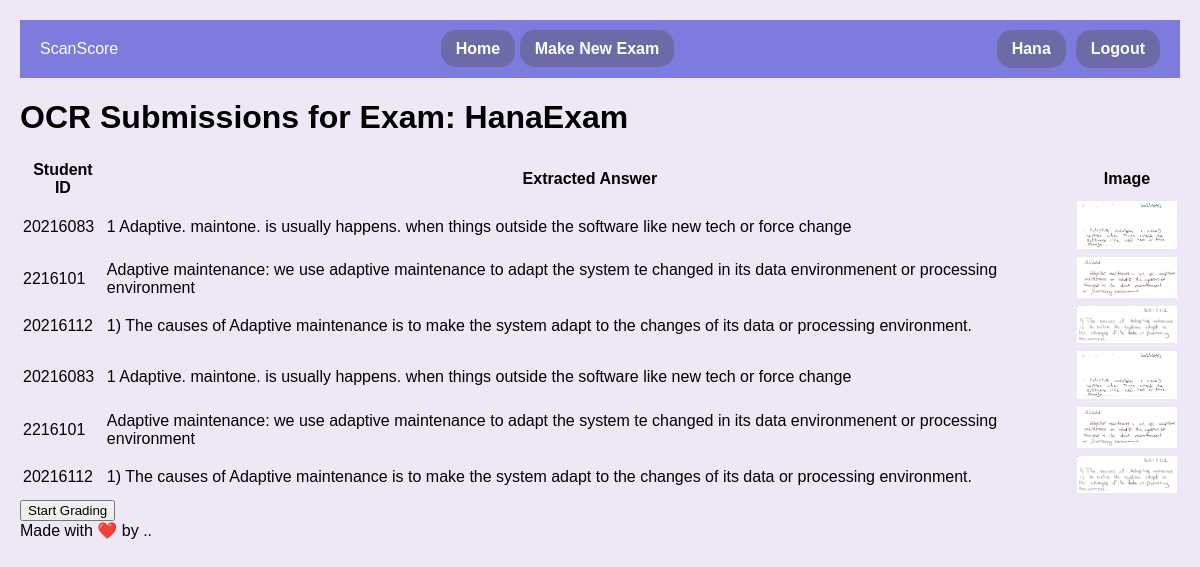
Page /teacher/exam/12/view_submissions_ocr/ (signed in) on the committed database.
### myapp/models.py (models this page shows)
class User(AbstractUser):
    userType = models.CharField(max_length=10, choices=[('teacher', 'Teacher'), ('student', 'Student')])

class Exam(models.Model):
    name = models.CharField(max_length=100)
    teacher = models.ForeignKey(User, on_delete=models.CASCADE)
    question= models.TextField(max_length=10000)
    model_answer = models.TextField(max_length=10000)
    keywordsList = models.TextField(max_length=10000,null=True,blank=True)
    is_active = models.BooleanField(default=False)
    time_created = models.DateTimeField(auto_now_add=True)
    time_updated = models.DateTimeField(auto_now=True)

class ExamSubmissionOCR(models.Model):
    exam = models.ForeignKey(Exam, on_delete=models.CASCADE, related_name='ocr_submissions')
    teacher = models.ForeignKey(User, on_delete=models.CASCADE, related_name='ocr_submissions')
    student_id = models.CharField(max_length=20)
    image = models.ImageField(upload_to='ocr_images/')
    extracted_text = models.TextField(blank=True, null=True)
    score = models.IntegerField(default=0)
    is_graded = models.BooleanField(default=False)
    time_created = models.DateTimeField(auto_now_add=True)

### myapp/views.py (the view)
# urls.py: path('teacher/exam/<int:exam_id>/view_submissions_ocr/', views.view_submissions_ocr, name='view_submissions_ocr'),
@login_required
def view_submissions_ocr(request, exam_id):
    exam = get_object_or_404(Exam, pk=exam_id)
    submissions = ExamSubmissionOCR.objects.filter(exam=exam)
    return render(request, 'myapp/teacher/view_submissions_ocr.html', {
        'exam': exam,
        'submissions': submissions
    })

### templates/myapp/teacher/view_submissions_ocr.html (shortened to what this page needs)
{% extends "myapp/teacher/teacher-base.html" %}
{% block content %}
<div class="container">
    <h1>OCR Submissions for Exam: {{ exam.name }}</h1>
    <table class="table">
        <thead>
            <tr>
                <th>Student ID</th>
                <th>Extracted Answer</th>
                <th>Image</th>
            </tr>
        </thead>
        <tbody>
            {% for submission in submissions %}
            <tr>
                <td>{{ submission.student_id }}</td>
                <td>{{ submission.extracted_text }}</td>
                <td>
                    <img src="{{ submission.image.url }}" alt="Student Submission" style="cursor: pointer; max-width: 100px; max-height: 100px;" onclick="showModal('{{ submission.image.url }}')">
                </td>
            </tr>
            {% endfor %}
        </tbody>
    </table>
</div>
    {% if submissions %}
        <form action="{% url 'view_grades_ocr' exam.id %}" method="post">
            <button type="submit" class="btn btn-success">Start Grading</button>
        </form>
    {% endif %}
{% endblock %}

### templates/myapp/teacher/teacher-base.html (shortened to what this page needs)
<!DOCTYPE html>
<html lang="en">
<head>
</head>
<body>
  <header>
    <div class="navbar">
        <div>ScanScore</div>
        <div>
          <a href="{% url 'teacher_dashboard' %}">Home</a>
          <a href="{% url 'create_exam' %}">Make New Exam</a>
        </div>
        <div class="user-info">
          <a href="{% url 'view_profile_teacher' %}" class="user-info">
              <div>{{ user.first_name }}</div>
          </a>
          <a href="{% url 'logout' %}" class="logout-button">Logout</a>
      </div>
</header>
    <main>
        {% block content %}
        {% endblock %}
    </main>
    <footer>
        Made with ❤️ by ..
    </footer>
</body>
</html>

### templates/myapp/teacher/teacher-base.html (style rules this page uses)
body { font-family: 'Arial', sans-serif; background-color: #EDE7F6; margin: 0; padding: 20px; }
.navbar { background-color: #7D7BDD; color: white; padding: 10px 20px; display: flex; justify-content: space-between; align-items: center; }
.navbar a { color: white; text-decoration: none; padding: 10px 15px; border-radius: 15px; background-color: #6c6ba8; font-weight: bold; }
.user-info { display: flex; align-items: center; }
.logout-button { margin-left: 10px; }

### rows in the picture
User: first_name "Hana"
Exam: name "HanaExam"
ExamSubmissionOCR: student_id "20216083", extracted_text "1 Adaptive. maintone. is usually happens. when things outside the software like new tech or force change", image (picture)
ExamSubmissionOCR: student_id "2216101", extracted_text "Adaptive maintenance: we use adaptive maintenance to adapt the system te changed in its data environmenent or processing environment", image (picture)
ExamSubmissionOCR: student_id "20216112", extracted_text "1) The causes of Adaptive maintenance is to make the system adapt to the changes of its data or processing environment.", image (picture)
ExamSubmissionOCR: student_id "20216083", extracted_text "1 Adaptive. maintone. is usually happens. when things outside the software like new tech or force change", image (picture)
ExamSubmissionOCR: student_id "2216101", extracted_text "Adaptive maintenance: we use adaptive maintenance to adapt the system te changed in its data environmenent or processing environment", image (picture)
ExamSubmissionOCR: student_id "20216112", extracted_text "1) The causes of Adaptive maintenance is to make the system adapt to the changes of its data or processing environment.", image (picture)
